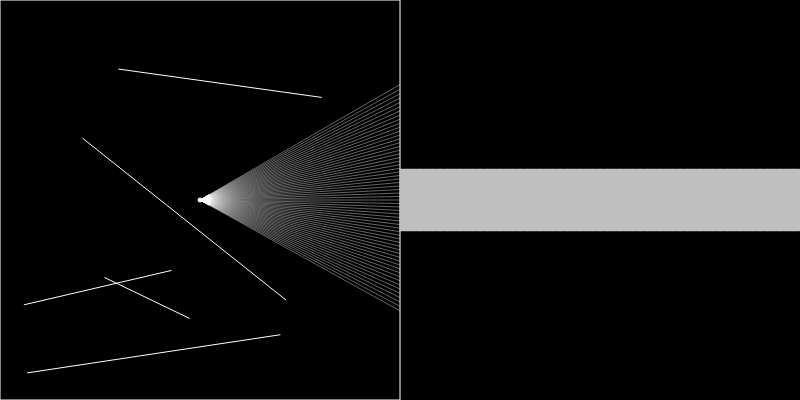
Frame 1 (no input)
Frame 60 (no input): identical to frame 1, image omitted
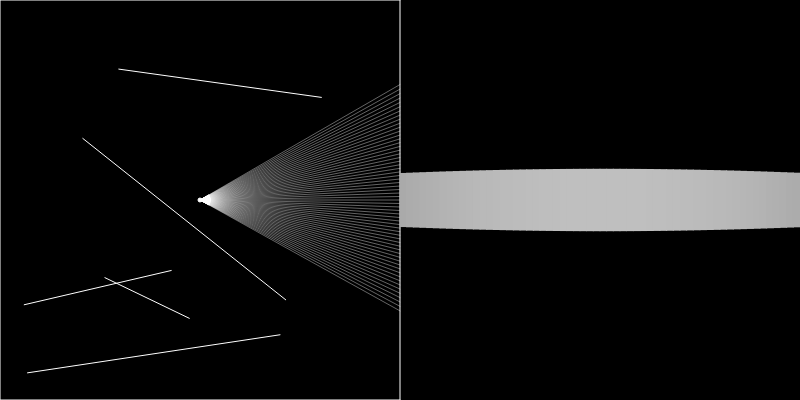
Frame 120 (the mouse pressed at the canvas centre since frame 60)

The p5.js sketch that drew these frames (run headless with seeded random() and noise() and a simulated clock; from frame 60 on, the mouse is pressed at the canvas centre):

// p5.js sketch
// ── sketch.js
let walls = [];
let ray;
let particle;
let xoff = 0;
let yoff = 10000;

const sceneW = 400;
const sceneH = 400;
let sliderFOV;

function setup() {
  createCanvas(800, 400);
  for (let i = 0; i < 5; i++) {
    let x1 = random(sceneW);
    let x2 = random(sceneW);
    let y1 = random(sceneH);
    let y2 = random(sceneH);
    walls[i] = new Boundary(x1, y1, x2, y2);
  }
  walls.push(new Boundary(0, 0, sceneW, 0));
  walls.push(new Boundary(sceneW, 0, sceneW, sceneH));
  walls.push(new Boundary(sceneW, sceneH, 0, sceneH));
  walls.push(new Boundary(0, sceneH, 0, 0));
  particle = new Particle();
  sliderFOV = createSlider(0, 360, 45);
  sliderFOV.input(changeFOV);
}

function changeFOV() {
  const fov = sliderFOV.value();
  particle.updateFOV(fov);
}

function draw() {
  if (keyIsDown(LEFT_ARROW)) {
    particle.rotate(-0.1);
  } else if (keyIsDown(RIGHT_ARROW)) {
    particle.rotate(0.1);
  } else if (keyIsDown(UP_ARROW)) {
    particle.move(2);
  } else if (keyIsDown(DOWN_ARROW)) {
    particle.move(-2);
  }

  background(0);
  for (let wall of walls) {
    wall.show();
  }
  particle.show();

  const distProjPlane = sceneW / 2.0 / tan(particle.fov / 2.0); // projection plane is required for fisheye fix
  const scene = particle.look(walls);
  const w = sceneW / scene.length;

  push();
  translate(sceneW, 0);
  for (let i = 0; i < scene.length; i++) {
    noStroke();
    const sq = scene[i] * scene[i];
    const wSq = sceneW * sceneW;
    const b = map(sq, 0, wSq, 255, 0);
    //const h = map(scene[i], 0, sceneW, sceneH, 0); // original code
    const h = (sceneW / scene[i]) * distProjPlane; // fisheye fix
    fill(b);
    rectMode(CENTER);
    rect(i * w + w / 2, sceneH / 2, w + 1, h);
  }
  pop();

  // ray.show();
  // ray.lookAt(mouseX, mouseY);

  // let pt = ray.cast(wall);
  // if (pt) {
  //   fill(255);
  //   ellipse(pt.x, pt.y, 8, 8);
  // }
}

// ── boundary.js
class Boundary {
  constructor(x1, y1, x2, y2) {
    this.a = createVector(x1, y1);
    this.b = createVector(x2, y2);
  }

  show() {
    stroke(255);
    line(this.a.x, this.a.y, this.b.x, this.b.y);
  }
}
 
// ── particle.js
class Particle {
  constructor() {
    this.fov = 60; 
    this.pos = createVector(sceneW / 2, sceneH / 2);
    this.rays = [];
    this.heading = 0;
    for (let a = -this.fov / 2; a < this.fov / 2; a += 1) {
      this.rays.push(new Ray(this.pos, radians(a)));
    }
  }

  updateFOV(fov) {
    this.fov = fov;
    this.rays = [];
    for (let a = -this.fov / 2; a < this.fov / 2; a += 1) {
      this.rays.push(new Ray(this.pos, radians(a) + this.heading));
    }
  }

  rotate(angle) {
    this.heading += angle;
    let index = 0;
    for (let a = -this.fov / 2; a < this.fov / 2; a += 1) {
      this.rays[index].setAngle(radians(a) + this.heading);
      index++;
    }
  }

  move(amt) {
    const vel = p5.Vector.fromAngle(this.heading);
    vel.setMag(amt);
    this.pos.add(vel);
  }

  update(x, y) {
    this.pos.set(x, y);
  }

  look(walls) {
    const scene = [];
    for (let i = 0; i < this.rays.length; i++) {
      const ray = this.rays[i];
      let closest = null;
      let record = Infinity;
      for (let wall of walls) {
        const pt = ray.cast(wall);
        if (pt) {
          let d = p5.Vector.dist(this.pos, pt);
          const a = ray.dir.heading() - this.heading;
          if (!mouseIsPressed) {
            d *= cos(a);
          }
          if (d < record) {
            record = d;
            closest = pt;
          }
        }
      }
      if (closest) {
        // colorMode(HSB);
        // stroke((i + frameCount * 2) % 360, 255, 255, 50);
        stroke(255, 100);
        line(this.pos.x, this.pos.y, closest.x, closest.y);
      }
      scene[i] = record;
    }
    return scene;
  }

  show() {
    fill(255);
    ellipse(this.pos.x, this.pos.y, 4);
    for (let ray of this.rays) {
      ray.show();
    }
  }
}

// ── ray.js

class Ray {
  constructor(pos, angle) {
    this.pos = pos;
    this.dir = p5.Vector.fromAngle(angle);
  }

  setAngle(angle) {
    this.dir = p5.Vector.fromAngle(angle);
  }

  lookAt(x, y) {
    this.dir.x = x - this.pos.x;
    this.dir.y = y - this.pos.y;
    this.dir.normalize();
  }

  show() {
    
    stroke(255);
    push();
    translate(this.pos.x, this.pos.y);
    line(0, 0, this.dir.x * 10, this.dir.y * 10);
    pop();
  }

  cast(wall) {
    const x1 = wall.a.x;
    const y1 = wall.a.y;
    const x2 = wall.b.x;
    const y2 = wall.b.y;

    const x3 = this.pos.x;
    const y3 = this.pos.y;
    const x4 = this.pos.x + this.dir.x;
    const y4 = this.pos.y + this.dir.y;

    const den = (x1 - x2) * (y3 - y4) - (y1 - y2) * (x3 - x4);
    if (den == 0) {
      return;
    }

    const t = ((x1 - x3) * (y3 - y4) - (y1 - y3) * (x3 - x4)) / den;
    const u = -((x1 - x2) * (y1 - y3) - (y1 - y2) * (x1 - x3)) / den;
    if (t > 0 && t < 1 && u > 0) {
      const pt = createVector();
      pt.x = x1 + t * (x2 - x1);
      pt.y = y1 + t * (y2 - y1);
      return pt;
    } else {
      return;
    }
  }
}
